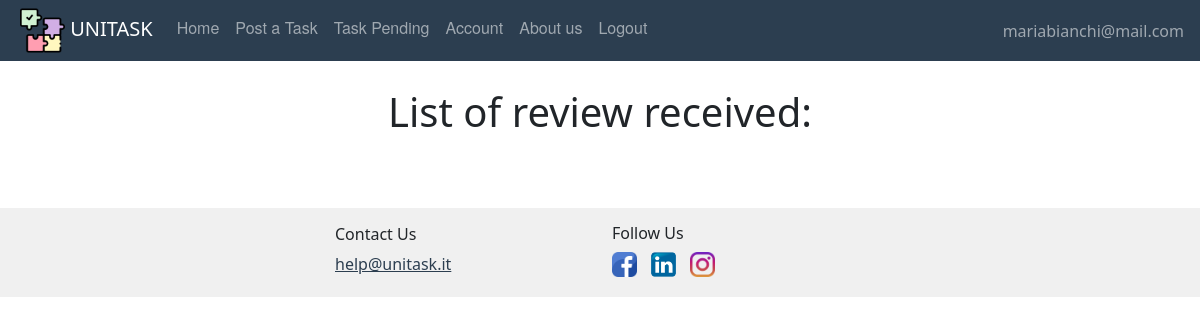
Page /personalreviews (signed in) on the earlier database version.
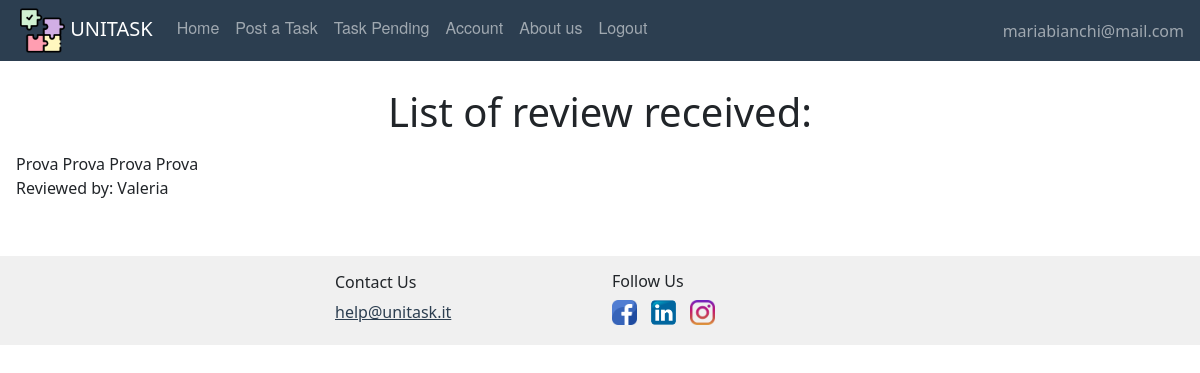
Same page on the later database version.
### website/models.py (models this page shows)
class Review(db.Model, UserMixin):
    id = db.Column(db.Integer, primary_key=True)
    title = db.Column(db.String(150))
    text = db.Column(db.String(150))
    date = db.Column(db.DateTime(timezone=True), default=func.now)
    id_reviewer = db.Column(db.Integer, db.ForeignKey('user.id'))
    id_reviewed = db.Column(db.Integer, db.ForeignKey('user.id'))
    task_id = db.Column(db.Integer, db.ForeignKey('offer.id'))

class User(db.Model, UserMixin):
    id = db.Column(db.Integer, primary_key=True)
    email = db.Column(db.String(150), unique=True)
    password = db.Column(db.String(150))
    first_name = db.Column(db.String(150))
    surname = db.Column(db.String(150))
    description = db.Column(db.String(200))
    type = db.Column(db.String(20))
    reviewsposted = db.relationship('Review', foreign_keys='Review.id_reviewer',
                                    backref='author')
    reviewsreceived = db.relationship('Review', foreign_keys='Review.id_reviewed',
                                      backref='received')
    __mapper_args__ = {
        'polymorphic_on': type,
        'polymorphic_identity': 'user',
    }

### website/user/routes.py (the view)
@users.route('/personalreviews')
def personalreviews():
    return render_template("User/personalreviews.html", user=current_user)

### website/templates/user/personalreviews.html
{% extends "base.html" %} {% block title %}List of Review{% endblock %} {% block content %}
    <br/>
    <h1 align="center">List of review received: </h1>
    <ul class="list-group list-group-flush" id="offers">
        <li class="list-group-item">
            <div>
                {% for recens in user.reviewsreceived %}
                    {{ recens.title }} {{ recens.text }}
                    <br/>
                    Reviewed by:
                    {{ recens.author.first_name }}
                    </div>
                {% endfor %}
        </li>
    </ul>
{% endblock %}

Differences in the rows shown:
added Review: title "Prova", text "Prova Prova Prova", author.first_name "Valeria"
